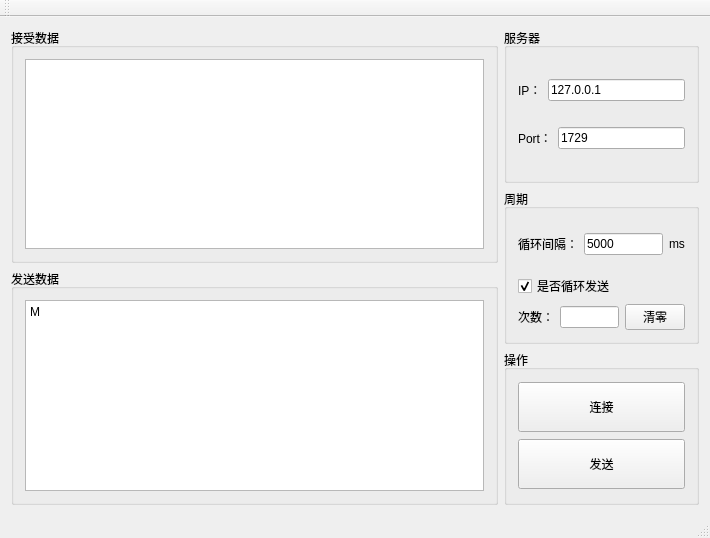
<?xml version="1.0" encoding="UTF-8"?>
<ui version="4.0">
 <class>MainWindow</class>
 <widget class="QMainWindow" name="MainWindow">
  <property name="geometry">
   <rect>
    <x>0</x>
    <y>0</y>
    <width>710</width>
    <height>538</height>
   </rect>
  </property>
  <property name="windowTitle">
   <string>MainWindow</string>
  </property>
  <widget class="QWidget" name="centralWidget">
   <layout class="QHBoxLayout" name="horizontalLayout_7" stretch="5,2">
    <item>
     <layout class="QVBoxLayout" name="verticalLayout_3">
      <item>
       <widget class="QGroupBox" name="groupBox">
        <property name="title">
         <string>接受数据</string>
        </property>
        <layout class="QHBoxLayout" name="horizontalLayout">
         <item>
          <widget class="QPlainTextEdit" name="plainTextEdit"/>
         </item>
        </layout>
       </widget>
      </item>
      <item>
       <widget class="QGroupBox" name="groupBox_2">
        <property name="title">
         <string>发送数据</string>
        </property>
        <layout class="QHBoxLayout" name="horizontalLayout_2">
         <item>
          <widget class="QTextEdit" name="textEdit">
           <property name="html">
            <string>&lt;!DOCTYPE HTML PUBLIC &quot;-//W3C//DTD HTML 4.0//EN&quot; &quot;http://www.w3.org/TR/REC-html40/strict.dtd&quot;&gt;
&lt;html&gt;&lt;head&gt;&lt;meta name=&quot;qrichtext&quot; content=&quot;1&quot; /&gt;&lt;style type=&quot;text/css&quot;&gt;
p, li { white-space: pre-wrap; }
&lt;/style&gt;&lt;/head&gt;&lt;body style=&quot; font-family:'SimSun'; font-size:9pt; font-weight:400; font-style:normal;&quot;&gt;
&lt;p style=&quot; margin-top:0px; margin-bottom:0px; margin-left:0px; margin-right:0px; -qt-block-indent:0; text-indent:0px;&quot;&gt;M &lt;/p&gt;&lt;/body&gt;&lt;/html&gt;</string>
           </property>
          </widget>
         </item>
        </layout>
       </widget>
      </item>
     </layout>
    </item>
    <item>
     <layout class="QVBoxLayout" name="verticalLayout_5">
      <item>
       <widget class="QGroupBox" name="groupBox_3">
        <property name="title">
         <string>服务器</string>
        </property>
        <layout class="QVBoxLayout" name="verticalLayout">
         <item>
          <layout class="QHBoxLayout" name="horizontalLayout_3">
           <item>
            <widget class="QLabel" name="label_2">
             <property name="text">
              <string>IP：</string>
             </property>
            </widget>
           </item>
           <item>
            <widget class="QLineEdit" name="edtIP">
             <property name="text">
              <string>127.0.0.1</string>
             </property>
            </widget>
           </item>
          </layout>
         </item>
         <item>
          <layout class="QHBoxLayout" name="horizontalLayout_4">
           <item>
            <widget class="QLabel" name="label_3">
             <property name="text">
              <string>Port：</string>
             </property>
            </widget>
           </item>
           <item>
            <widget class="QLineEdit" name="edtPort">
             <property name="text">
              <string>1729</string>
             </property>
            </widget>
           </item>
          </layout>
         </item>
        </layout>
       </widget>
      </item>
      <item>
       <widget class="QGroupBox" name="groupBox_4">
        <property name="title">
         <string>周期</string>
        </property>
        <layout class="QVBoxLayout" name="verticalLayout_2">
         <item>
          <layout class="QHBoxLayout" name="horizontalLayout_5">
           <item>
            <widget class="QLabel" name="label">
             <property name="text">
              <string>循环间隔：</string>
             </property>
            </widget>
           </item>
           <item>
            <widget class="QLineEdit" name="edtPer">
             <property name="text">
              <string>5000</string>
             </property>
            </widget>
           </item>
           <item>
            <widget class="QLabel" name="label_4">
             <property name="text">
              <string>ms</string>
             </property>
            </widget>
           </item>
          </layout>
         </item>
         <item>
          <widget class="QCheckBox" name="checkBox">
           <property name="text">
            <string>是否循环发送</string>
           </property>
           <property name="checked">
            <bool>true</bool>
           </property>
          </widget>
         </item>
         <item>
          <layout class="QHBoxLayout" name="horizontalLayout_6">
           <item>
            <widget class="QLabel" name="label_5">
             <property name="text">
              <string>次数：</string>
             </property>
            </widget>
           </item>
           <item>
            <widget class="QLineEdit" name="edtCount"/>
           </item>
           <item>
            <widget class="QPushButton" name="btnClear">
             <property name="maximumSize">
              <size>
               <width>60</width>
               <height>16777215</height>
              </size>
             </property>
             <property name="text">
              <string>清零</string>
             </property>
            </widget>
           </item>
          </layout>
         </item>
        </layout>
       </widget>
      </item>
      <item>
       <widget class="QGroupBox" name="groupBox_5">
        <property name="title">
         <string>操作</string>
        </property>
        <layout class="QVBoxLayout" name="verticalLayout_4">
         <item>
          <widget class="QPushButton" name="btnConnect">
           <property name="minimumSize">
            <size>
             <width>50</width>
             <height>50</height>
            </size>
           </property>
           <property name="text">
            <string>连接</string>
           </property>
          </widget>
         </item>
         <item>
          <widget class="QPushButton" name="btnSend">
           <property name="minimumSize">
            <size>
             <width>0</width>
             <height>50</height>
            </size>
           </property>
           <property name="text">
            <string>发送</string>
           </property>
          </widget>
         </item>
        </layout>
       </widget>
      </item>
     </layout>
    </item>
   </layout>
  </widget>
  <widget class="QMenuBar" name="menuBar">
   <property name="geometry">
    <rect>
     <x>0</x>
     <y>0</y>
     <width>710</width>
     <height>21</height>
    </rect>
   </property>
  </widget>
  <widget class="QToolBar" name="mainToolBar">
   <attribute name="toolBarArea">
    <enum>TopToolBarArea</enum>
   </attribute>
   <attribute name="toolBarBreak">
    <bool>false</bool>
   </attribute>
  </widget>
  <widget class="QStatusBar" name="statusBar"/>
 </widget>
 <layoutdefault spacing="6" margin="11"/>
 <resources/>
 <connections/>
</ui>
